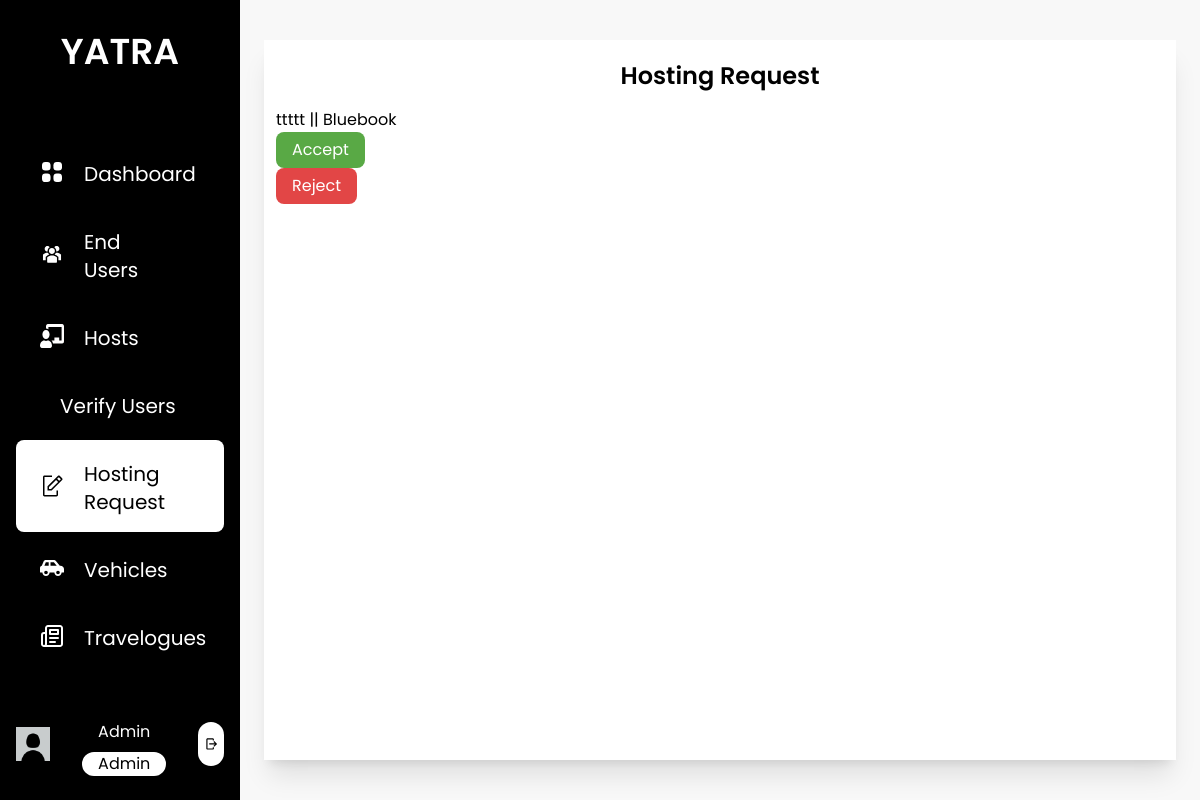
/hosting_request (signed in), run on an earlier commit of the app's database.
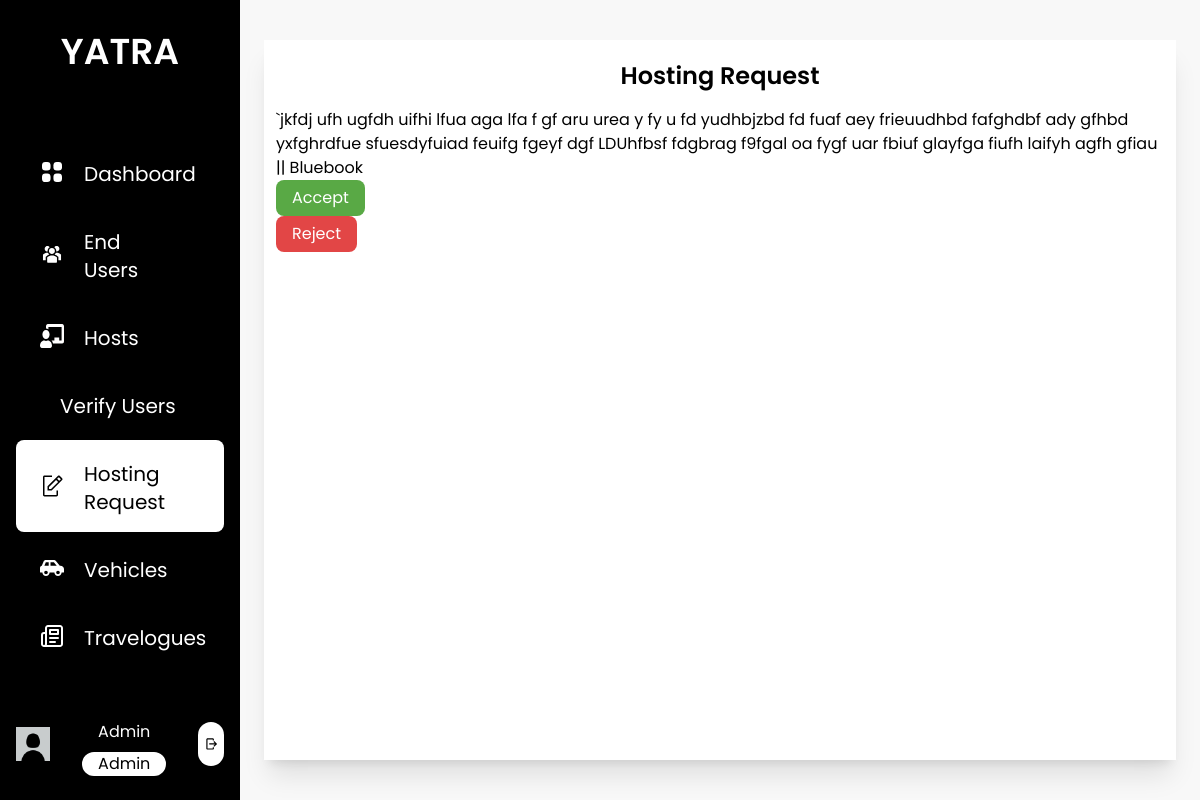
And on a later commit of the database.
### base/models.py (models this page shows)
class Vehicle(models.Model):
    types = (
        ('Sedan', 'Sedan'),
        ('SUV', 'SUV'),
        ('Jeep', 'Jeep'),
        ('Mini-Van', 'Mini-Van'),
        ('Other', 'Other'),
    )
    number_plate = models.CharField(max_length=20, unique=True)
    host = models.ForeignKey(Host, on_delete=models.CASCADE, related_name="owner")
    location = models.ForeignKey(Location, on_delete=models.SET_NULL, null=True, related_name="place")
    bluebook = models.ImageField(upload_to="host/vehicle")
    bluebook_id = models.CharField(max_length=25)
    image1 = models.ImageField(upload_to="host/vehicle")
    image2 = models.ImageField(upload_to="host/vehicle")
    image3 = models.ImageField(upload_to="host/vehicle", null=True, blank=True)
    description = models.TextField(max_length=2000)
    feature = models.TextField(max_length=1000)
    price = models.PositiveIntegerField()
    type = models.CharField(max_length=10, choices=types)
    is_approved = models.CharField(max_length=10, choices=status, default="Pending")
    is_rented = models.BooleanField(default=False)

### base/views.py (the view)
# urls.py: path('hosting_request', views.hosting_request, name='hosting_request'),
def hosting_request(request):
    unverified_vehicles = Vehicle.objects.filter(is_approved="Pending")
    context = {
        'unverified_vehicles': unverified_vehicles
    }
    return render(request, 'admin/hosting_request.html',context)

### base/templatetags/user_group.py (called while the page is built)
@register.filter(name='has_group')
def has_group(user, group_name):
    return user.groups.filter(name=group_name).exists()

### base/templates/admin/hosting_request.html (shortened to what this page needs)
{% extends 'base/base.html' %}
{% load static %}
{% block content %}
<div class="h-screen w-full px-6 py-10 bg-theme">
    <div class="bg-white h-full flex flex-col shadow-xl">
        <div class="p-3">
            <p class="text-center text-2xl font-semibold pt-2 pb-4">Hosting Request</p>
                {% for v in unverified_vehicles %}
                    <p>{{ v.description }} || <a href="{{ v.bluebook.url }}">Bluebook</a>
                    <form action="{% url 'approve_vehicle' v.id %}" method="post" style="margin-bottom: 0px;">
                        <button type="submit" class="bg-custom-green px-4 py-1.5 mr-4 text-white rounded-lg">Accept</button>
                    </form>
                    <form action="{% url 'reject_vehicle' v.id %}" method="post" style="margin-bottom: 0px;">
                        <button type="submit" class="bg-danger px-4 py-1.5 mr-4 text-white rounded-lg">Reject</button>
                    </form>
                    </p>
                {% endfor %}
        </div>
    </div>
</div>
{% endblock content %}

What changed in the data, as far as the page shows it:
removed Vehicle: description "ttttt"
added Vehicle: description "`jkfdj ufh ugfdh uifhi lfua aga lfa f gf aru urea y fy u fd yudhbjzbd fd fuaf aey frieuudhbd fafghdbf ady gfhbd yxfghrdfue sfuesdyfuiad feuifg fgeyf dgf LDUhfbsf fdgbrag f9fgal oa fygf uar fbiuf glayfga fiufh laifyh agfh gfiau"
